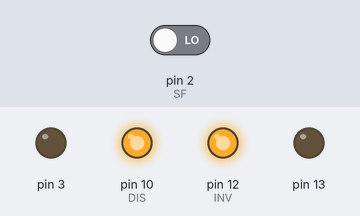
Bench run of a sketch on a simulated Arduino Uno, built with avr-gcc and run on an emulated ATmega328P. Parts: output pins drawn as LEDs (lit = HIGH). The test bench sets the inputs (shaded band); at power-on: pin 2 (SF) LOW. At 1.8 s the program stops and its outputs stay as they are.

Above: at 0.1 s.
At 1.7 s:
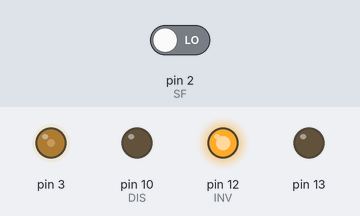
1.8 s: pin 2 (SF) driven HIGH
At 2.4 s:
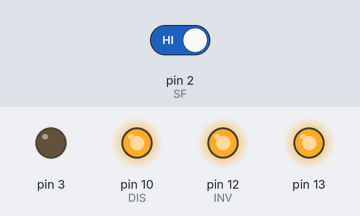
Timing chart, 0 to 3.3 s (numbered marks = the images above; inputs shaded):
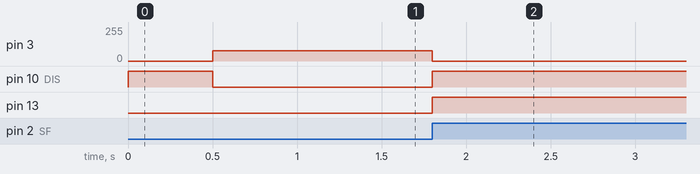

Measured:
- after the input at 1.8 s, pin 3: 77/255 → 0/255 at once; pin 10 (DIS), pin 13: LOW → HIGH at once

The sketch:

pwm.ino
```cpp
int desired_duty;
int IN = 3;  // PWM out on pin
int DIS = 10; // DIGITAL out//PWM out
int INV = 12; // Digital out

int SF  =2; // digital in
int FB = A0;  // analog in pin A0

double previous_voltage;

int duty;

volatile int state = HIGH;

void stateFlagHigh() {
  //Serial.print ("STATUS ERROR");
  digitalWrite(13, HIGH);
while(1) {
 OCR2B = 0;
 digitalWrite(DIS, HIGH);
}

}

void setup(){
//  delay(1000);

  pinMode(13, OUTPUT);
  pinMode(3, OUTPUT);
  pinMode(DIS, OUTPUT);
  pinMode(INV, OUTPUT);
  pinMode(SF, INPUT);
//  pinMode(11, OUTPUT);
digitalWrite(INV, HIGH);
  //analogWrite(IN, LOW);

  digitalWrite(DIS, HIGH);
  delay(500);
  digitalWrite(DIS, LOW);
  noInterrupts();
  digitalWrite(2, LOW);
  TCCR2A = _BV(COM2B1) | _BV(WGM21) | _BV(WGM20);// pin 11 PWM Phase Correctrd mode 1 _BV(COM2A1) |
  TCCR2B = _BV(WGM22) | _BV(CS21);// prescaler == 1 och top fix
  // TCCR2B = _BV(CS20);
  //OC2A = 50;

//  OCR2A =B11000111; // top 199
  OCR2A = 100;
  //OCR2A =B01111111; // top
  OCR2B = 0;
  interrupts();
attachInterrupt(0, stateFlagHigh, CHANGE);
sei();

}
void pwm_write(int duty)
{
  OCR2B = duty;
}

void loop() {

 pwm_write (30);
}
```
